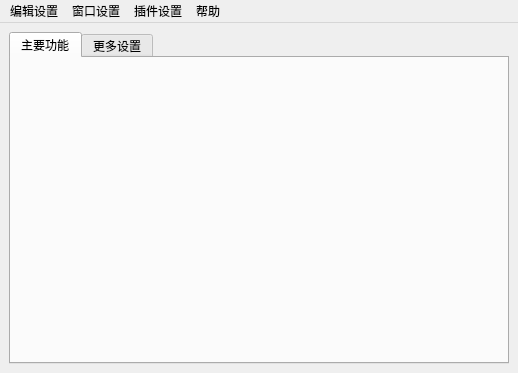
<?xml version="1.0" encoding="UTF-8"?>
<ui version="4.0">
 <class>MainWindow</class>
 <widget class="QMainWindow" name="MainWindow">
  <property name="geometry">
   <rect>
    <x>0</x>
    <y>0</y>
    <width>518</width>
    <height>373</height>
   </rect>
  </property>
  <property name="minimumSize">
   <size>
    <width>518</width>
    <height>300</height>
   </size>
  </property>
  <property name="windowTitle">
   <string>MainWindow</string>
  </property>
  <property name="tabShape">
   <enum>QTabWidget::Rounded</enum>
  </property>
  <widget class="QWidget" name="Main_Layout">
   <layout class="QGridLayout" name="gridLayout_2">
    <item row="0" column="0">
     <widget class="QTabWidget" name="Tab_Widget">
      <property name="enabled">
       <bool>true</bool>
      </property>
      <property name="minimumSize">
       <size>
        <width>0</width>
        <height>0</height>
       </size>
      </property>
      <property name="sizeIncrement">
       <size>
        <width>100</width>
        <height>0</height>
       </size>
      </property>
      <property name="currentIndex">
       <number>0</number>
      </property>
      <widget class="QWidget" name="Tab_1">
       <attribute name="title">
        <string>主要功能</string>
       </attribute>
       <layout class="QVBoxLayout" name="verticalLayout_2"/>
      </widget>
      <widget class="QWidget" name="Tab_2">
       <attribute name="title">
        <string>更多设置</string>
       </attribute>
       <layout class="QVBoxLayout" name="verticalLayout_9"/>
      </widget>
     </widget>
    </item>
   </layout>
  </widget>
  <widget class="QMenuBar" name="Main_Menu_Bar">
   <property name="geometry">
    <rect>
     <x>0</x>
     <y>0</y>
     <width>518</width>
     <height>23</height>
    </rect>
   </property>
   <widget class="QMenu" name="Win_Menu">
    <property name="title">
     <string>窗口设置</string>
    </property>
    <addaction name="Maya_Dock"/>
    <addaction name="Maya_Undock"/>
    <addaction name="Maya_Workspace"/>
   </widget>
   <widget class="QMenu" name="Setting_Menu">
    <property name="title">
     <string>编辑设置</string>
    </property>
    <addaction name="Save_Setting"/>
    <addaction name="Load_Setting"/>
    <addaction name="Default_Setting"/>
   </widget>
   <widget class="QMenu" name="Plugin_Menu">
    <property name="title">
     <string>插件设置</string>
    </property>
    <addaction name="More_Setting"/>
   </widget>
   <widget class="QMenu" name="Help_Menu">
    <property name="title">
     <string>帮助</string>
    </property>
    <addaction name="Help_Instruction"/>
   </widget>
   <addaction name="Setting_Menu"/>
   <addaction name="Win_Menu"/>
   <addaction name="Plugin_Menu"/>
   <addaction name="Help_Menu"/>
  </widget>
  <action name="Maya_Dock">
   <property name="text">
    <string>停靠</string>
   </property>
  </action>
  <action name="Maya_Undock">
   <property name="text">
    <string>不停靠</string>
   </property>
  </action>
  <action name="Maya_Workspace">
   <property name="text">
    <string>工作区</string>
   </property>
  </action>
  <action name="Save_Setting">
   <property name="text">
    <string>保存设置</string>
   </property>
  </action>
  <action name="Load_Setting">
   <property name="text">
    <string>读取设置</string>
   </property>
  </action>
  <action name="Default_Setting">
   <property name="text">
    <string>重置设置</string>
   </property>
  </action>
  <action name="More_Setting">
   <property name="text">
    <string>开启更多设置</string>
   </property>
  </action>
  <action name="Close_BTN">
   <property name="text">
    <string>关闭</string>
   </property>
  </action>
  <action name="Help_Instruction">
   <property name="text">
    <string>使用说明</string>
   </property>
  </action>
 </widget>
 <resources/>
 <connections/>
</ui>
